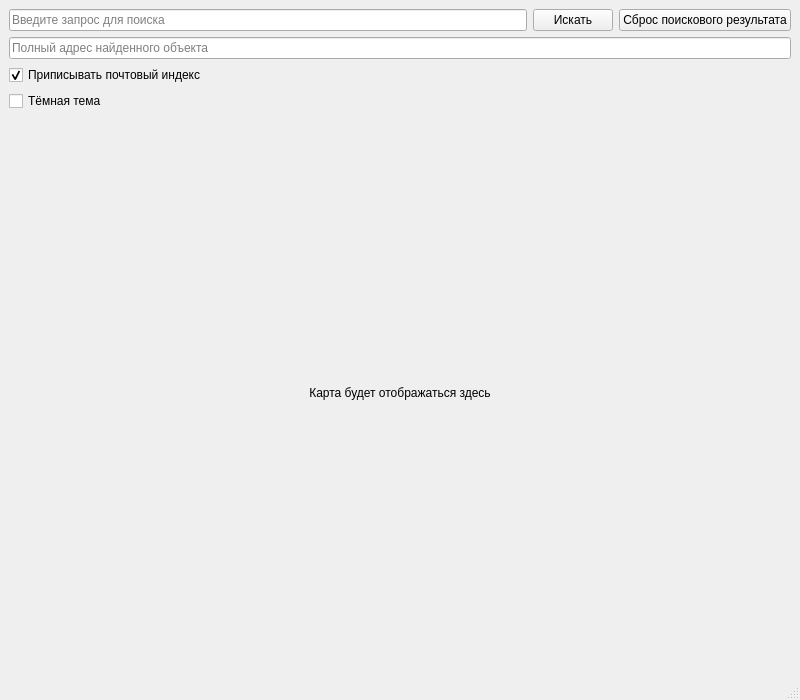
<?xml version="1.0" encoding="UTF-8"?>
<ui version="4.0">
 <class>MainWindow</class>
 <widget class="QMainWindow" name="MainWindow">
  <property name="geometry">
   <rect>
    <x>100</x>
    <y>100</y>
    <width>800</width>
    <height>700</height>
   </rect>
  </property>
  <property name="windowTitle">
   <string>Map Viewer</string>
  </property>
  <widget class="QWidget" name="centralwidget">
   <layout class="QVBoxLayout" name="verticalLayout">
    <item>
     <layout class="QHBoxLayout" name="searchLayout">
      <item>
       <widget class="QLineEdit" name="search_line">
        <property name="placeholderText">
         <string>Введите запрос для поиска</string>
        </property>
       </widget>
      </item>
      <item>
       <widget class="QPushButton" name="search_button">
        <property name="text">
         <string>Искать</string>
        </property>
       </widget>
      </item>
      <item>
       <widget class="QPushButton" name="reset_button">
        <property name="text">
         <string>Сброс поискового результата</string>
        </property>
       </widget>
      </item>
     </layout>
    </item>
    <item>
     <widget class="QLineEdit" name="address_field">
      <property name="placeholderText">
       <string>Полный адрес найденного объекта</string>
      </property>
      <property name="readOnly">
       <bool>true</bool>
      </property>
     </widget>
    </item>
    <item>
     <widget class="QCheckBox" name="postal_checkbox">
      <property name="text">
       <string>Приписывать почтовый индекс</string>
      </property>
      <property name="checked">
       <bool>true</bool>
      </property>
     </widget>
    </item>
    <item>
     <widget class="QCheckBox" name="theme_checkbox">
      <property name="text">
       <string>Тёмная тема</string>
      </property>
     </widget>
    </item>
    <item>
     <widget class="QLabel" name="g_map">
      <property name="text">
       <string>Карта будет отображаться здесь</string>
      </property>
      <property name="alignment">
       <set>Qt::AlignCenter</set>
      </property>
      <property name="minimumSize">
       <size>
        <width>400</width>
        <height>300</height>
       </size>
      </property>
     </widget>
    </item>
   </layout>
  </widget>
  <widget class="QMenuBar" name="menubar"/>
  <widget class="QStatusBar" name="statusbar"/>
 </widget>
 <connections/>
</ui>
